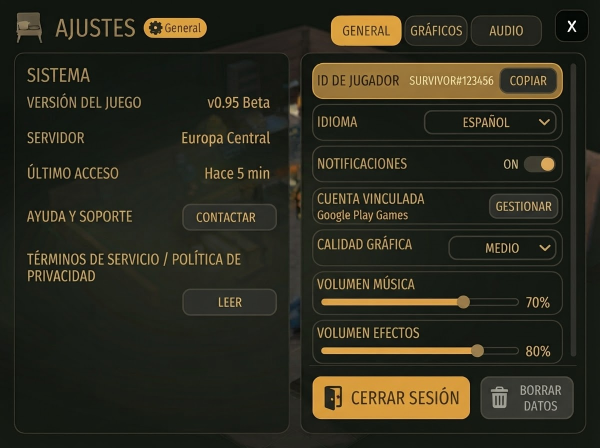
#> input picture docs/diseno_ajustes.jpg, 1200 x 896 px, found by its file name (shown at 1/2 size)
$ python ajustes.py docs/diseno_ajustes.jpg assets/icons/ajustes
#> lines starting #> are read from the running program, lines starting #| are printed output that depends on the picture; after the words box and inside, x2 and y2 are one past the last pixel; in counts of white or black regions, pixels touching at a corner belong together
# Iconos de la pantalla de ajustes recortados del diseño del usuario (docs/diseno_ajustes.jpg).
#   python3 ajustes.py docs/diseno_ajustes.jpg assets/icons/ajustes
# Se quita el color de fondo de cada recorte (el del borde) y se queda el dibujo.
import sys
import numpy as np
from PIL import Image, ImageFilter
from scipy import ndimage

ICONOS = {  # id: (x, y, w, h, tolerancia)
    "sillon": (25, 20, 70, 70, 34),
    "engranaje": (296, 42, 30, 30, 70),
    "puerta": (636, 766, 56, 62, 70),
    "papelera": (976, 775, 46, 52, 40),
}


def cut(img, box, size=96):
    x, y, w, h, tol = box
    a = np.asarray(img.crop((x, y, x + w, y + h)).convert("RGB")).astype(float)
    edge = np.concatenate([a[0], a[-1], a[:, 0], a[:, -1]])
    bg = np.median(edge, axis=0)
    dist = np.sqrt(((a - bg) ** 2).sum(axis=2))
    fg = dist > tol
    lab, n = ndimage.label(fg)
    if n:
        sizes = ndimage.sum(fg, lab, range(1, n + 1))
        fg = np.isin(lab, [i + 1 for i, s in enumerate(sizes) if s > 0.03 * sizes.max()])
    fg = ndimage.binary_fill_holes(fg) if box[4] < 50 else fg
    alpha = Image.fromarray((fg * 255).astype(np.uint8)).filter(ImageFilter.GaussianBlur(0.6))
    im = Image.fromarray(a.astype(np.uint8)).convert("RGBA")
    im.putalpha(alpha)
    im = im.crop(im.getbbox())
    side = max(im.size)
    sq = Image.new("RGBA", (side, side), (0, 0, 0, 0))
    sq.paste(im, ((side - im.size[0]) // 2, (side - im.size[1]) // 2), im)
    return sq.resize((size, size), Image.LANCZOS)


if __name__ == "__main__":
    img = Image.open(sys.argv[1])
#> img is the input picture: PIL image 1200x896 RGB; mean R, G, B 44.3, 42.8, 29.7
    for k, box in ICONOS.items():
        cut(img, box).save(f"{sys.argv[2]}/{k}.png")
        print(k)
#> this loop made 4 passes
#> (bg in cut, n in cut, sizes in cut) on passes 1 to 4: ([17, 22, 16], 1, [2296]), ([213, 159, 68], 2, [541, 1]), ([216, 156, 61], 1, [1247]), ([56, 57, 51], 2, [235, 737])
#> pass 1, in cut, `a = np.asarray(img.crop((x, y, x + w, y + h)).convert("RGB")).astype(f..`:
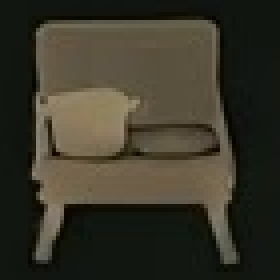
#> a: shape (70, 70, 3) float64 (shown 4 times larger); mean R, G, B 57.3, 54.5, 41.4
#> pass 1, in cut, `dist = np.sqrt(((a - bg) ** 2).sum(axis=2))`:
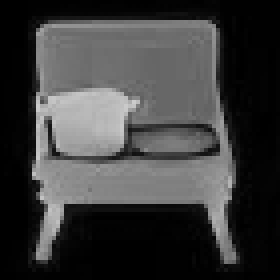
#> dist: shape (70, 70) float64 (shown 4 times larger); min 0, max 204.3, mean 61
#> pass 1, in cut, `fg = dist > tol`:
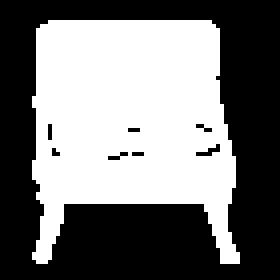
#> fg: shape (70, 70) bool (shown 4 times larger); 46.9% white; 1 white region, box (x1, y1, x2, y2) and area: (8, 5, 60, 66) 2296
